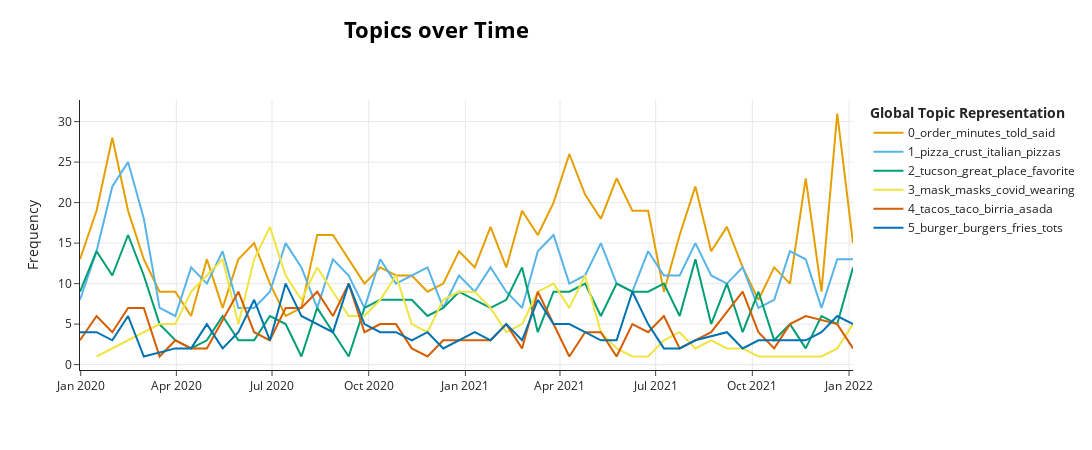

Source (notebook cell):
### Markdown cell above
**Text Cell 9  - Interpret Each Topic**

- Based on the BERTopic results, we interpret each topic and its key terms to understand the theme of each topic.

**Topic Interpretations**

- Topic 0 - Order Issues & Wait Time
Keywords: order, minutes, told, manager, said
Theme: This topic likely relates to long wait times, order delays, and interactions with restaurant managers regarding service speed.

- Topic 1 - Pizza & Italian Cuisine
Keywords: pizza, crust, italian, pizzas, pasta, sauce
Theme: This topic focuses on Italian food, especially pizza quality, crust texture, pasta, and sauces.

- Topic 2 - Tucson Favorite Restaurants
Keywords: tucson, great, place, favorite, food, breakfast
Theme: Discusses popular restaurant locations in Tucson, highlighting breakfast and overall dining experiences.
- Topic 3 - COVID-19 & Mask Policies
Keywords: mask, masks, covid, wearing, safe
Theme: Covers COVID-19 safety measures, mask policies, and customer sentiments on hygiene and regulations.

- Topic 4 - Tacos & Mexican Cuisine
Keywords: tacos, taco, birria, asada, street
Theme: Focuses on Mexican street food, specifically tacos, birria, and carne asada.

- Topic 5 - Burgers & Fries
Keywords: burger, burgers, fries, tots, bun
Theme: Discusses American fast food, particularly burgers, fries, and side dishes.

- Topic 6 - Sushi & Japanese Cuisine
Keywords: sushi, roll, rolls, tuna, eat, fish, quality
Theme: Focuses on Japanese food, including sushi rolls, tuna, and seafood freshness.

- Topic 7 - BBQ & Brisket
Keywords: brisket, bbq, ribs, pulled, pork
Theme: Talks about barbecue dishes, especially brisket, ribs, and pulled pork.

- Topic 8 - Thai Food
Keywords: thai, pad, tuk, curry
Theme: Covers Thai cuisine, including pad thai, curries, and traditional dishes.

- Topic 9 - Indian Food
Keywords: indian, naan, masala, tikka
Theme: Focuses on Indian dishes, such as naan, tikka masala, and traditional curries.

**Summary of Findings**

1. The topics show a clear focus on specific cuisines (e.g., Italian, Mexican, Japanese, Indian).
2. Service-related issues (wait times, order problems) also emerge as a distinct theme.
3. The impact of COVID-19 policies on dining experiences is evident.
4. Popular food categories such as burgers, sushi, tacos, and BBQ have dedicated topics.

- These insights can help restaurant businesses understand customer preferences and address common service complaints.

### Code cell
# Code Cell 10 - Visualize the topic frequency of the top 6 topics over time with the entire dataset. 
# Convert 'date' column to datetime format if not already converted
df_sample['date'] = pd.to_datetime(df_sample['date'])

# Ensure topic assignments are correctly added to the dataset
if len(topics) == len(df_sample):
    df_sample['topic'] = topics  
else:
    df_sample['topic'] = topics[:len(df_sample)]  # Trim if needed

# Prepare the dataset correctly for BERTopic's topics_over_time function
docs = df_sample['text'].tolist()
timestamps = df_sample['date'].tolist()

# Compute topics over time with binning to speed up visualization
topics_over_time = topic_model.topics_over_time(docs, timestamps, nr_bins=50, global_tuning=True, evolution_tuning=True)

# Visualize topic frequency over time for the top 6 topics
fig = topic_model.visualize_topics_over_time(topics_over_time, top_n_topics=6)
fig.show()

### Figure 1 — Plotly figure (JSON) as saved in the notebook; plotly's stock layout.template omitted (floating-point values rounded to 4 significant figures)
{"data": [{"hoverinfo": "text", "hovertext": ["<b>Topic 0</b><br>Words: tip, leave, waitress, waiting, minutes", "<b>Topic 0</b><br>Words: minutes, said, table, manager, ok", "<b>Topic 0</b><br>Words: minutes, order, told, asked, manager", "<b>Topic 0</b><br>Words: minutes, pepsi, told, said, asked", "<b>Topic 0</b><br>Words: seated, minutes, table, tables, staffed", "<b>Topic 0</b><br>Words: order, minutes, orders, sit, business", "<b>Topic 0</b><br>Words: order, orders, online, customer, tip", "<b>Topic 0</b><br>Words: wei, pei, waiting, rude, god", "<b>Topic 0</b><br>Words: minutes, order, ready, pickup, said", "<b>Topic 0</b><br>Words: review, woman, lunch, crowds, said", "<b>Topic 0</b><br>Words: orders, asked, order, customer, ask", "<b>Topic 0</b><br>Words: told, order, snotty, manager, asked", "<b>Topic 0</b><br>Words: shes, manager, order, told, asked", "<b>Topic 0</b><br>Words: walked, pm, 800, quoted, advance", "<b>Topic 0</b><br>Words: curbside, attempted, order, mistakes, hostess", "<b>Topic 0</b><br>Words: order, minutes, asked, sabrina, told", "<b>Topic 0</b><br>Words: gloves, manager, said, table, order", "<b>Topic 0</b><br>Words: barb, rude, time, order, minutes", "<b>Topic 0</b><br>Words: bathroom, said, told, manager, harbor", "<b>Topic 0</b><br>Words: told, tip, dont, order, manager", "<b>Topic 0</b><br>Words: said, manager, customer, rude, order", "<b>Topic 0</b><br>Words: said, order, employee, manager, brought", "<b>Topic 0</b><br>Words: pours, walked, customer, gio, order", "<b>Topic 0</b><br>Words: waited, bartender, asked, said, minutes", "<b>Topic 0</b><br>Words: told, dasher, minutes, pickup, order", "<b>Topic 0</b><br>Words: said, minutes, told, order, beer", "<b>Topic 0</b><br>Words: order, told, minutes, certificate, village", "<b>Topic 0</b><br>Words: order, minutes, language, people, table", "<b>Topic 0</b><br>Words: minutes, order, rude, waitress, came", "<b>Topic 0</b><br>Words: order, told, window, said, waited", "<b>Topic 0</b><br>Words: manager, order, minutes, didnt, later", "<b>Topic 0</b><br>Words: order, said, minutes, asked, manager", "<b>Topic 0</b><br>Words: minutes, table, order, came, wait", "<b>Topic 0</b><br>Words: minutes, rude, horrible, told, voicemail", "<b>Topic 0</b><br>Words: told, order, asked, customer, said", "<b>Topic 0</b><br>Words: table, order, told, wait, manager", "<b>Topic 0</b><br>Words: certificate, gifts, table, order, manager", "<b>Topic 0</b><br>Words: powdered, bayonets, sugar, said, number", "<b>Topic 0</b><br>Words: order, told, asked, customer, pb", "<b>Topic 0</b><br>Words: minutes, said, order, table, took", "<b>Topic 0</b><br>Words: asked, grandmother, order, orders, item", "<b>Topic 0</b><br>Words: order, popcorn, asked, minutes, said", "<b>Topic 0</b><br>Words: bjs, table, minutes, said, customer", "<b>Topic 0</b><br>Words: minutes, store, manager, husband, expressed", "<b>Topic 0</b><br>Words: order, walked, rude, minutes, told", "<b>Topic 0</b><br>Words: minutes, movie, popcorn, came, customer", "<b>Topic 0</b><br>Words: order, manager, minutes, said, asked", "<b>Topic 0</b><br>Words: told, ur, order, request, server", "<b>Topic 0</b><br>Words: minutes, order, asked, service, told", "<b>Topic 0</b><br>Words: walker, order, minutes, told, employee"], "marker": {"color": "#E69F00"}, "mode": "lines", "name": "0_order_minutes_told_said", "type": "scatter", "x": ["2019-12-31T07:17:15.350000", "2020-01-16T01:09:05", "2020-01-31T01:01:18", "2020-02-15T00:53:31", "2020-03-01T00:45:44", "2020-03-16T00:37:57", "2020-03-31T00:30:10", "2020-04-15T00:22:23", "2020-04-30T00:14:36", "2020-05-15T00:06:49", "2020-05-29T23:59:02", "2020-06-13T23:51:15", "2020-06-28T23:43:28", "2020-07-13T23:35:41", "2020-07-28T23:27:54", "2020-08-12T23:20:07", "2020-08-27T23:12:20", "2020-09-11T23:04:33", "2020-09-26T22:56:46", "2020-10-11T22:48:59", "2020-10-26T22:41:12", "2020-11-10T22:33:25", "2020-11-25T22:25:38", "2020-12-10T22:17:51", "2020-12-25T22:10:04", "2021-01-09T22:02:17", "2021-01-24T21:54:30", "2021-02-08T21:46:43", "2021-02-23T21:38:56", "2021-03-10T21:31:09", "2021-03-25T21:23:22", "2021-04-09T21:15:35", "2021-04-24T21:07:48", "2021-05-09T21:00:01", "2021-05-24T20:52:14", "2021-06-08T20:44:27", "2021-06-23T20:36:40", "2021-07-08T20:28:53", "2021-07-23T20:21:06", "2021-08-07T20:13:19", "2021-08-22T20:05:32", "2021-09-06T19:57:45", "2021-09-21T19:49:58", "2021-10-06T19:42:11", "2021-10-21T19:34:24", "2021-11-05T19:26:37", "2021-11-20T19:18:50", "2021-12-05T19:11:03", "2021-12-20T19:03:16", "2022-01-04T18:55:29"], "y": [13, 19, 28, 19, 13, 9, 9, 6, 13, 7, 13, 15, 10, 6, 7, 16, 16, 13, 10, 12, 11, 11, 9, 10, 14, 12, 17, 12, 19, 16, 20, 26, 21, 18, 23, 19, 19, 9, 16, 22, 14, 17, 12, 8, 12, 10, 23, 9, 31, 15]}, {"hoverinfo": "text", "hovertext": ["<b>Topic 1</b><br>Words: pizza, crust, chared, marsala, soggy", "<b>Topic 1</b><br>Words: pizza, crust, italian, brussel, blackjack", "<b>Topic 1</b><br>Words: pizza, sky, andrew, brooklyn, crust", "<b>Topic 1</b><br>Words: pizza, pasta, italian, pizzas, crust", "<b>Topic 1</b><br>Words: pizza, crust, pizzas, brooklyn, garlic", "<b>Topic 1</b><br>Words: pizza, luna, zpizza, salad, fig", "<b>Topic 1</b><br>Words: pizza, pepperoni, cheese, crust, pizzas", "<b>Topic 1</b><br>Words: pizza, garlic, alfredo, butterscotch, win", "<b>Topic 1</b><br>Words: pizza, nurses, anello, reillys, frankies", "<b>Topic 1</b><br>Words: pizza, crust, toppings, 799, italian", "<b>Topic 1</b><br>Words: pizza, dustin, curbside, pizzas, phone", "<b>Topic 1</b><br>Words: pizza, wings, isnt, aribnb, timelyawesome", "<b>Topic 1</b><br>Words: pizza, garlic, italian, knots, pizzas", "<b>Topic 1</b><br>Words: pizza, rosatis, sauce, crust, garlic", "<b>Topic 1</b><br>Words: pizza, crust, pizzas, zpizza, stated", "<b>Topic 1</b><br>Words: pizza, crust, unfriendly, driver, understand", "<b>Topic 1</b><br>Words: pizza, crust, italian, york, gluten", "<b>Topic 1</b><br>Words: pizza, vito, pizzas, perfect, italian", "<b>Topic 1</b><br>Words: pizza, slice, guiseppes, caciopepe, pizzas", "<b>Topic 1</b><br>Words: pizza, caprese, bruschetta, mozzarella, crust", "<b>Topic 1</b><br>Words: pizza, crust, pizzas, chops, dessert", "<b>Topic 1</b><br>Words: pizza, italian, sauce, balsamic, crust", "<b>Topic 1</b><br>Words: pizza, italian, pizzas, potential, 425", "<b>Topic 1</b><br>Words: pizza, locale, garlic, cloe, glove", "<b>Topic 1</b><br>Words: pizza, pizzas, italian, tomatoes, crust", "<b>Topic 1</b><br>Words: pizza, fig, delivery, crust, fusilli", "<b>Topic 1</b><br>Words: pizza, italian, dominos, aravind, minutes", "<b>Topic 1</b><br>Words: pizza, joint, crust, mondays, pizzas", "<b>Topic 1</b><br>Words: pizza, pasta, italian, braised, pork", "<b>Topic 1</b><br>Words: pizza, crust, pasta, ceres, scordatos", "<b>Topic 1</b><br>Words: pizza, pepperoni, italian, chariot, crust", "<b>Topic 1</b><br>Words: pizza, toppings, free, crust, tracker", "<b>Topic 1</b><br>Words: pizza, linguine, crust, garlic, basil", "<b>Topic 1</b><br>Words: pizza, crust, italian, pasta, toppings", "<b>Topic 1</b><br>Words: pizza, smell, crust, pasta, pizzas", "<b>Topic 1</b><br>Words: pizza, trendy, pizzas, cheesesteak, italian", "<b>Topic 1</b><br>Words: pizza, rocco, crust, pizzas, italian", "<b>Topic 1</b><br>Words: pizza, gennaro, manhattanara, san, crust", "<b>Topic 1</b><br>Words: pizza, calzone, crust, nondairy, things", "<b>Topic 1</b><br>Words: pizza, crust, mod, carbonara, italian", "<b>Topic 1</b><br>Words: pizza, crust, detroit, sauce, ricotta", "<b>Topic 1</b><br>Words: pizza, andrea, crust, pasta, renees", "<b>Topic 1</b><br>Words: pizza, pepperoni, italian, pan, personal", "<b>Topic 1</b><br>Words: pizza, blah, gochujang, fontina, crust", "<b>Topic 1</b><br>Words: pizza, pasta, calzone, bundles, slices", "<b>Topic 1</b><br>Words: pizza, slice, roccos, italian, pesto", "<b>Topic 1</b><br>Words: pizza, crust, pizzas, italian, prosciutto", "<b>Topic 1</b><br>Words: pizza, delivery, dollars, dominos, italian", "<b>Topic 1</b><br>Words: pizza, parents, crust, pasta, pizzas", "<b>Topic 1</b><br>Words: pizza, transplant, crust, italian, pork"], "marker": {"color": "#56B4E9"}, "mode": "lines", "name": "1_pizza_crust_italian_pizzas", "type": "scatter", "x": ["2019-12-31T07:17:15.350000", "2020-01-16T01:09:05", "2020-01-31T01:01:18", "2020-02-15T00:53:31", "2020-03-01T00:45:44", "2020-03-16T00:37:57", "2020-03-31T00:30:10", "2020-04-15T00:22:23", "2020-04-30T00:14:36", "2020-05-15T00:06:49", "2020-05-29T23:59:02", "2020-06-13T23:51:15", "2020-06-28T23:43:28", "2020-07-13T23:35:41", "2020-07-28T23:27:54", "2020-08-12T23:20:07", "2020-08-27T23:12:20", "2020-09-11T23:04:33", "2020-09-26T22:56:46", "2020-10-11T22:48:59", "2020-10-26T22:41:12", "2020-11-10T22:33:25", "2020-11-25T22:25:38", "2020-12-10T22:17:51", "2020-12-25T22:10:04", "2021-01-09T22:02:17", "2021-01-24T21:54:30", "2021-02-08T21:46:43", "2021-02-23T21:38:56", "2021-03-10T21:31:09", "2021-03-25T21:23:22", "2021-04-09T21:15:35", "2021-04-24T21:07:48", "2021-05-09T21:00:01", "2021-05-24T20:52:14", "2021-06-08T20:44:27", "2021-06-23T20:36:40", "2021-07-08T20:28:53", "2021-07-23T20:21:06", "2021-08-07T20:13:19", "2021-08-22T20:05:32", "2021-09-06T19:57:45", "2021-09-21T19:49:58", "2021-10-06T19:42:11", "2021-10-21T19:34:24", "2021-11-05T19:26:37", "2021-11-20T19:18:50", "2021-12-05T19:11:03", "2021-12-20T19:03:16", "2022-01-04T18:55:29"], "y": [8, 14, 22, 25, 18, 7, 6, 12, 10, 14, 7, 7, 9, 15, 12, 7, 13, 11, 7, 13, 10, 11, 12, 7, 11, 9, 12, 9, 7, 14, 16, 10, 11, 15, 10, 9, 14, 11, 11, 15, 11, 10, 12, 7, 8, 14, 13, 7, 13, 13]}, {"hoverinfo": "text", "hovertext": ["<b>Topic 2</b><br>Words: tucson, tcb, theyve, brunch, chorizo", "<b>Topic 2</b><br>Words: tucson, favorite, macaroni, place, breakfast", "<b>Topic 2</b><br>Words: tucson, rowls, bowld, partnerindine, craft", "<b>Topic 2</b><br>Words: tucson, place, horseshoe, brunch, locations", "<b>Topic 2</b><br>Words: tucson, michigan, panera, favorite, great", "<b>Topic 2</b><br>Words: tucson, secret, burgers, businesses, rasberry", "<b>Topic 2</b><br>Words: whiskey, trendy, riceplain, gooddd, shrimphot", "<b>Topic 2</b><br>Words: pens, defended, smiley, retire, need", "<b>Topic 2</b><br>Words: blas, grants, 180, cityyou, view", "<b>Topic 2</b><br>Words: tucson, wishbone, fingers, philly, lucky", "<b>Topic 2</b><br>Words: tucson, gansta, hls, excepting, stupidity", "<b>Topic 2</b><br>Words: stuffing, shepherd, pancakes, balons, gus", "<b>Topic 2</b><br>Words: grain, tucson, breakfast, highly, fiesta", "<b>Topic 2</b><br>Words: tucson, adequately, keg, effect, las", "<b>Topic 2</b><br>Words: cesspool, liberal, hate, complaint, near", "<b>Topic 2</b><br>Words: tucson, barbecue, amazing, longstanding, sensory", "<b>Topic 2</b><br>Words: tucson, mikes, jersey, prep, subway", "<b>Topic 2</b><br>Words: romana, chello, restraint, tbh, bottega", "<b>Topic 2</b><br>Words: tucson, vivace, dessert, great, qualitylast", "<b>Topic 2</b><br>Words: tucson, lanterna, hazelnut, la, offers", "<b>Topic 2</b><br>Words: tucson, brewpub, stout, sister, downtown", "<b>Topic 2</b><br>Words: bonus, tucson, yer, naruto, talents", "<b>Topic 2</b><br>Words: tucson, cough, wink, prompt, east", "<b>Topic 2</b><br>Words: tucson, azian, beers, place, ribs", "<b>Topic 2</b><br>Words: tucson, folksa, troy, freshman, love", "<b>Topic 2</b><br>Words: tucson, contigo, spot, thoughtful, locale", "<b>Topic 2</b><br>Words: macaroons, tucson, matcha, explore, coffee", "<b>Topic 2</b><br>Words: tucson, nook, brennen, theyve, youre", "<b>Topic 2</b><br>Words: napoleon, tucson, tots, loaded, jenny", "<b>Topic 2</b><br>Words: tucson, matcha, casino, visit, barrio", "<b>Topic 2</b><br>Words: tucson, tiki, kon, carb, atmosphere", "<b>Topic 2</b><br>Words: tucson, ear, attentive, memories, beautiful", "<b>Topic 2</b><br>Words: market, tucson, floras, section, rincon", "<b>Topic 2</b><br>Words: tucson, warehouse, amazing, beers, integrity", "<b>Topic 2</b><br>Words: tucson, yard, dining, house, couples", "<b>Topic 2</b><br>Words: tucson, sams, downtown, ny, famous", "<b>Topic 2</b><br>Words: tucson, improve, spot, eegees, forna", "<b>Topic 2</b><br>Words: bazils, tucson, bebe, chickenour, 1992", "<b>Topic 2</b><br>Words: tucson, lins, def, area, love", "<b>Topic 2</b><br>Words: tucson, repeatableive, sunflower, aswell, tests", "<b>Topic 2</b><br>Words: tucson, scone, place, amazing, favorite", "<b>Topic 2</b><br>Words: tucson, fingers, south, doctorates, freedom", "<b>Topic 2</b><br>Words: tucson, janet, great, bagel, conversation", "<b>Topic 2</b><br>Words: meyer, avenue, hotpot, bike, cafe", "<b>Topic 2</b><br>Words: tucson, homefries, great, inside, sliding", "<b>Topic 2</b><br>Words: site, shuttle, marathon, restaurants, hotel", "<b>Topic 2</b><br>Words: bussin, 55, tucson, reillys, danish", "<b>Topic 2</b><br>Words: tucson, terrific, allwe, betterin, annually", "<b>Topic 2</b><br>Words: tucson, bobos, pancakes, buzz, arbys"], "marker": {"color": "#009E73"}, "mode": "lines", "name": "2_tucson_great_place_favorite", "type": "scatter", "x": ["2019-12-31T07:17:15.350000", "2020-01-16T01:09:05", "2020-01-31T01:01:18", "2020-02-15T00:53:31", "2020-03-01T00:45:44", "2020-03-16T00:37:57", "2020-03-31T00:30:10", "2020-04-15T00:22:23", "2020-04-30T00:14:36", "2020-05-15T00:06:49", "2020-05-29T23:59:02", "2020-06-13T23:51:15", "2020-06-28T23:43:28", "2020-07-13T23:35:41", "2020-07-28T23:27:54", "2020-08-12T23:20:07", "2020-08-27T23:12:20", "2020-09-11T23:04:33", "2020-09-26T22:56:46", "2020-10-11T22:48:59", "2020-11-10T22:33:25", "2020-11-25T22:25:38", "2020-12-10T22:17:51", "2020-12-25T22:10:04", "2021-01-09T22:02:17", "2021-01-24T21:54:30", "2021-02-08T21:46:43", "2021-02-23T21:38:56", "2021-03-10T21:31:09", "2021-03-25T21:23:22", "2021-04-09T21:15:35", "2021-04-24T21:07:48", "2021-05-09T21:00:01", "2021-05-24T20:52:14", "2021-06-08T20:44:27", "2021-06-23T20:36:40", "2021-07-08T20:28:53", "2021-07-23T20:21:06", "2021-08-07T20:13:19", "2021-08-22T20:05:32", "2021-09-06T19:57:45", "2021-09-21T19:49:58", "2021-10-06T19:42:11", "2021-10-21T19:34:24", "2021-11-05T19:26:37", "2021-11-20T19:18:50", "2021-12-05T19:11:03", "2021-12-20T19:03:16", "2022-01-04T18:55:29"], "y": [9, 14, 11, 16, 11, 5, 3, 2, 3, 6, 3, 3, 6, 5, 1, 7, 4, 1, 7, 8, 8, 6, 7, 9, 8, 7, 8, 12, 4, 9, 9, 10, 6, 10, 9, 9, 10, 6, 13, 5, 10, 4, 9, 3, 5, 2, 6, 5, 12]}, {"hoverinfo": "text", "hovertext": ["<b>Topic 3</b><br>Words: plastic, ecoli, inspector, toxic, drips", "<b>Topic 3</b><br>Words: virus, corona, concern, motherfuckers, period18", "<b>Topic 3</b><br>Words: protected, strike, chick, toast, safest", "<b>Topic 3</b><br>Words: safe, wearing, mask, masks, covid", "<b>Topic 3</b><br>Words: masks, wearing, gloves, covid19, mask", "<b>Topic 3</b><br>Words: mask, wearing, masks, covid, facemask", "<b>Topic 3</b><br>Words: masks, destroyed, wearing, covid19, outsideinside", "<b>Topic 3</b><br>Words: mask, masks, covid, wearing, safe", "<b>Topic 3</b><br>Words: masks, wearing, mask, county, health", "<b>Topic 3</b><br>Words: mask, masks, wearing, wear, business", "<b>Topic 3</b><br>Words: mask, wearing, covid, department, health", "<b>Topic 3</b><br>Words: covid, masks, wearing, mask, safe", "<b>Topic 3</b><br>Words: covid, mask, wearing, violation, masks", "<b>Topic 3</b><br>Words: mask, wearing, denied, covid, masks", "<b>Topic 3</b><br>Words: covid, pandemic, wearing, cheesecake, mask", "<b>Topic 3</b><br>Words: masks, covid, pumps, mask, wearing", "<b>Topic 3</b><br>Words: mask, wear, covid, precautions, masks", "<b>Topic 3</b><br>Words: hour, minute, waitedand, mark, covid", "<b>Topic 3</b><br>Words: covering, nose, wearing, rendezvous, face", "<b>Topic 3</b><br>Words: mask, covid, handling, pandemic, wearing", "<b>Topic 3</b><br>Words: covid, mask, rangoons, wonder, pandemic", "<b>Topic 3</b><br>Words: mask, wearing, covid, wear, trish", "<b>Topic 3</b><br>Words: mask, masks, covid, wearing, takeout", "<b>Topic 3</b><br>Words: covid, simply, spaced, masks, room", "<b>Topic 3</b><br>Words: mouse, sections, covid, row, wearing", "<b>Topic 3</b><br>Words: covid, mask, masks, notifications, protections", "<b>Topic 3</b><br>Words: mask, wearing, masks, covid, stated", "<b>Topic 3</b><br>Words: masks, covid, mask, wearing, artichoke", "<b>Topic 3</b><br>Words: masks, covid, hostess, mask, 3540", "<b>Topic 3</b><br>Words: stools, security, agree, putting, fully", "<b>Topic 3</b><br>Words: dress, unseen, obnoxiously, outback, grandkids", "<b>Topic 3</b><br>Words: millions, vaccines, web, 34, site", "<b>Topic 3</b><br>Words: rebound, impacted, favorites, attributed, drums", "<b>Topic 3</b><br>Words: wearing, mask, holly, masks, forgot", "<b>Topic 3</b><br>Words: legs, crab, tastey, prepandemic, quarantine", "<b>Topic 3</b><br>Words: omelet, oblivion, fluidly, frier, locsl", "<b>Topic 3</b><br>Words: masks, dons, begins, confit, arbys", "<b>Topic 3</b><br>Words: declines, chalked, stresses, inconsistency, bald", "<b>Topic 3</b><br>Words: protecting, covid, unvaccinated, philosophy, empowering", "<b>Topic 3</b><br>Words: strangers, closely, precovid, cozy, returning", "<b>Topic 3</b><br>Words: barista, stern, masks, direct, usual", "<b>Topic 3</b><br>Words: target, easier, parking, workers, roger", "<b>Topic 3</b><br>Words: cases, wore, supporting, spread, keeping", "<b>Topic 3</b><br>Words: requiring, idiots, harassed, questioned, clue", "<b>Topic 3</b><br>Words: gibsons, johnny, safety, health, store", "<b>Topic 3</b><br>Words: height, wreckless, irresponsibility, nohealth, stan"], "marker": {"color": "#F0E442"}, "mode": "lines", "name": "3_mask_masks_covid_wearing", "type": "scatter", "x": ["2020-01-16T01:09:05", "2020-03-16T00:37:57", "2020-03-31T00:30:10", "2020-04-15T00:22:23", "2020-04-30T00:14:36", "2020-05-15T00:06:49", "2020-05-29T23:59:02", "2020-06-13T23:51:15", "2020-06-28T23:43:28", "2020-07-13T23:35:41", "2020-07-28T23:27:54", "2020-08-12T23:20:07", "2020-08-27T23:12:20", "2020-09-11T23:04:33", "2020-09-26T22:56:46", "2020-10-11T22:48:59", "2020-10-26T22:41:12", "2020-11-10T22:33:25", "2020-11-25T22:25:38", "2020-12-10T22:17:51", "2020-12-25T22:10:04", "2021-01-09T22:02:17", "2021-01-24T21:54:30", "2021-02-08T21:46:43", "2021-02-23T21:38:56", "2021-03-10T21:31:09", "2021-03-25T21:23:22", "2021-04-09T21:15:35", "2021-04-24T21:07:48", "2021-05-09T21:00:01", "2021-05-24T20:52:14", "2021-06-08T20:44:27", "2021-06-23T20:36:40", "2021-07-08T20:28:53", "2021-07-23T20:21:06", "2021-08-07T20:13:19", "2021-08-22T20:05:32", "2021-09-06T19:57:45", "2021-09-21T19:49:58", "2021-10-06T19:42:11", "2021-10-21T19:34:24", "2021-11-05T19:26:37", "2021-11-20T19:18:50", "2021-12-05T19:11:03", "2021-12-20T19:03:16", "2022-01-04T18:55:29"], "y": [1, 5, 5, 9, 11, 13, 5, 13, 17, 11, 8, 12, 9, 6, 6, 8, 11, 5, 4, 8, 9, 9, 7, 4, 5, 9, 10, 7, 11, 4, 2, 1, 1, 3, 4, 2, 3, 2, 2, 1, 1, 1, 1, 1, 2, 5]}, {"hoverinfo": "text", "hovertext": ["<b>Topic 4</b><br>Words: tacos, hockey, dog, aqua, alongside", "<b>Topic 4</b><br>Words: tacos, taco, pastor, asada, egg", "<b>Topic 4</b><br>Words: tacos, 23, times, taco, oldbad", "<b>Topic 4</b><br>Words: tacos, taco, fish, asada, deal", "<b>Topic 4</b><br>Words: tacos, taco, street, fish, asada", "<b>Topic 4</b><br>Words: fat, guerro, cramps, pain, woke", "<b>Topic 4</b><br>Words: tacos, asada, cabeza, guarantee, caramelo", "<b>Topic 4</b><br>Words: hermosillo, deveined, stewed, tacos, raspados", "<b>Topic 4</b><br>Words: tacos, guacamole, frequented, deals, yay", "<b>Topic 4</b><br>Words: tacos, taco, asada, military, carnitas", "<b>Topic 4</b><br>Words: tacos, loaded, birria, skylight, street", "<b>Topic 4</b><br>Words: tacos, taco, physical, cutest, timer", "<b>Topic 4</b><br>Words: tacos, birria, keto, river, rolled", "<b>Topic 4</b><br>Words: tacos, taco, street, face, nacho", "<b>Topic 4</b><br>Words: tacos, birria, taco, pancho, barbacoa", "<b>Topic 4</b><br>Words: tacos, carmelos, puc, carne, taco", "<b>Topic 4</b><br>Words: tacos, taco, birria, rib, chicharrone", "<b>Topic 4</b><br>Words: tacos, horchata, pared, pinches, mango", "<b>Topic 4</b><br>Words: tacos, taco, toppings, odors, psl", "<b>Topic 4</b><br>Words: tacos, hang, tastedperiod, timei, powers", "<b>Topic 4</b><br>Words: spotnice, rojitos, tacos, quesabirria, rough", "<b>Topic 4</b><br>Words: flame, lobster, hands, taco, tacos", "<b>Topic 4</b><br>Words: keto, tacos, asada, taco, carne", "<b>Topic 4</b><br>Words: tacos, birria, rollie, corn, teally", "<b>Topic 4</b><br>Words: tacos, asada, 12th, rated, equally", "<b>Topic 4</b><br>Words: tacos, relaxed, mess, casual, folks", "<b>Topic 4</b><br>Words: tacos, taco, shell, cabbage, shredded", "<b>Topic 4</b><br>Words: tacos, spanish, asada, taco, legit", "<b>Topic 4</b><br>Words: tacos, taco, birria, mercado, taquitos", "<b>Topic 4</b><br>Words: 275, juanitos, aint, grant, tasteless", "<b>Topic 4</b><br>Words: tacos, taco, birria, jackfruit, fish", "<b>Topic 4</b><br>Words: tacos, cash, flans, workplace, breaking", "<b>Topic 4</b><br>Words: pepper, sauces, sonoran, added, outdoor", "<b>Topic 4</b><br>Words: tacos, quesobirria, taco, burro, ramen", "<b>Topic 4</b><br>Words: tacos, birria, asada, deliciocho, quesobirillia", "<b>Topic 4</b><br>Words: taco, tacos, cabbage, garnish, boca", "<b>Topic 4</b><br>Words: chubasco, 1lb, 950, taco, group", "<b>Topic 4</b><br>Words: barramundi, tacos, landing, rumrunnerand, renovation", "<b>Topic 4</b><br>Words: tacos, taco, tuesday, teal, street", "<b>Topic 4</b><br>Words: tacos, taco, birria, pastor, asada", "<b>Topic 4</b><br>Words: taco, tacos, blood, ipa, smootha", "<b>Topic 4</b><br>Words: bertos, tacos, street, flossing, forgiving", "<b>Topic 4</b><br>Words: tacos, taco, vapor, youtubers, steamer", "<b>Topic 4</b><br>Words: tacos, taco, beans, meat, burritos", "<b>Topic 4</b><br>Words: tacos, asada, taco, carne, chuc", "<b>Topic 4</b><br>Words: tacos, poppers, bit, fixings, suggestion"], "marker": {"color": "#D55E00"}, "mode": "lines", "name": "4_tacos_taco_birria_asada", "type": "scatter", "x": ["2019-12-31T07:17:15.350000", "2020-01-16T01:09:05", "2020-01-31T01:01:18", "2020-02-15T00:53:31", "2020-03-01T00:45:44", "2020-03-16T00:37:57", "2020-03-31T00:30:10", "2020-04-15T00:22:23", "2020-04-30T00:14:36", "2020-05-29T23:59:02", "2020-06-13T23:51:15", "2020-06-28T23:43:28", "2020-07-13T23:35:41", "2020-07-28T23:27:54", "2020-08-12T23:20:07", "2020-08-27T23:12:20", "2020-09-11T23:04:33", "2020-09-26T22:56:46", "2020-10-11T22:48:59", "2020-10-26T22:41:12", "2020-11-10T22:33:25", "2020-11-25T22:25:38", "2020-12-10T22:17:51", "2020-12-25T22:10:04", "2021-01-09T22:02:17", "2021-01-24T21:54:30", "2021-02-08T21:46:43", "2021-02-23T21:38:56", "2021-03-10T21:31:09", "2021-04-09T21:15:35", "2021-04-24T21:07:48", "2021-05-09T21:00:01", "2021-05-24T20:52:14", "2021-06-08T20:44:27", "2021-06-23T20:36:40", "2021-07-08T20:28:53", "2021-07-23T20:21:06", "2021-08-07T20:13:19", "2021-08-22T20:05:32", "2021-09-21T19:49:58", "2021-10-06T19:42:11", "2021-10-21T19:34:24", "2021-11-05T19:26:37", "2021-11-20T19:18:50", "2021-12-20T19:03:16", "2022-01-04T18:55:29"], "y": [3, 6, 4, 7, 7, 1, 3, 2, 2, 9, 4, 3, 7, 7, 9, 6, 10, 4, 5, 5, 2, 1, 3, 3, 3, 3, 5, 2, 9, 1, 4, 4, 1, 5, 4, 6, 2, 3, 4, 9, 4, 2, 5, 6, 5, 2]}, {"hoverinfo": "text", "hovertext": ["<b>Topic 5</b><br>Words: burger, gravy, burgers, fries, daytime", "<b>Topic 5</b><br>Words: burger, fries, grilled, graze, burgers", "<b>Topic 5</b><br>Words: burger, fries, habit, burgers, reminiscent", "<b>Topic 5</b><br>Words: burger, burgers, hair, cold, poorly", "<b>Topic 5</b><br>Words: magic, explaining, customize, lives, hype", "<b>Topic 5</b><br>Words: creativity, showing, built, id, patties", "<b>Topic 5</b><br>Words: chilies, graze, jalapeos, burgers, green", "<b>Topic 5</b><br>Words: burgers, burger, blu, diablo, fries", "<b>Topic 5</b><br>Words: firecracker, hamburger, veijo, 52820, sunthurs", "<b>Topic 5</b><br>Words: burger, koby, salty, distancing, social", "<b>Topic 5</b><br>Words: burger, burgers, fries, tots, graze", "<b>Topic 5</b><br>Words: burger, burgers, fries, nongmo, scale", "<b>Topic 5</b><br>Words: burger, burgers, fries, chili, medium", "<b>Topic 5</b><br>Words: burger, burgers, bovine, fries, divine", "<b>Topic 5</b><br>Words: burger, burgers, fries, milkshake, sonic", "<b>Topic 5</b><br>Words: burger, stackd, patty, burgers, tots", "<b>Topic 5</b><br>Words: burger, burgers, fries, straws, divine", "<b>Topic 5</b><br>Words: burgers, burger, insanely, fries, fda", "<b>Topic 5</b><br>Words: fries, burger, french, old, truffle", "<b>Topic 5</b><br>Words: burger, burgers, cold, fries, tots", "<b>Topic 5</b><br>Words: burger, hype, fries, font, payed", "<b>Topic 5</b><br>Words: burger, fries, burgers, alloutdoor, pooch", "<b>Topic 5</b><br>Words: burgers, bacon, extra, cheeseburger, keto", "<b>Topic 5</b><br>Words: burger, carrot, chimicurri, juicy, split", "<b>Topic 5</b><br>Words: milkshake, burger, burgers, sullivans, slight", "<b>Topic 5</b><br>Words: medium, burger, beersciders, cracking, meads", "<b>Topic 5</b><br>Words: burger, vs, deee, muuuuuuuuuuuurrrrr, pointquantity", "<b>Topic 5</b><br>Words: burger, innout, ready, burgers, dried", "<b>Topic 5</b><br>Words: burger, burgers, fries, wendy, bovine", "<b>Topic 5</b><br>Words: fries, burger, nuclear, burgers, french", "<b>Topic 5</b><br>Words: burger, fries, smashburger, disgustingly, burgers", "<b>Topic 5</b><br>Words: burger, graze, jalapeos, regret, breadding", "<b>Topic 5</b><br>Words: exam, wrappers, creeper, bryan, carmelized", "<b>Topic 5</b><br>Words: burger, grassfed, graze, burgers, fries", "<b>Topic 5</b><br>Words: burger, burgers, beast, fries, lotaburger", "<b>Topic 5</b><br>Words: burger, fries, burgers, tots, tator", "<b>Topic 5</b><br>Words: campbell, drunk, ya, noisy, burgers", "<b>Topic 5</b><br>Words: double, animal, ease, wise, appropriately", "<b>Topic 5</b><br>Words: burger, yeahhhhhno, hardworking, chilli, fries", "<b>Topic 5</b><br>Words: burger, fries, mashed, downing, burgers", "<b>Topic 5</b><br>Words: burger, fries, burgers, messy, bun", "<b>Topic 5</b><br>Words: fries, burgers, burger, lettuce, wilted", "<b>Topic 5</b><br>Words: burger, patty, fries, 22oz, 259", "<b>Topic 5</b><br>Words: burger, backstory, fries, lindys, melts", "<b>Topic 5</b><br>Words: burger, burgers, fries, nut, sweet", "<b>Topic 5</b><br>Words: burger, burgers, culvers, mixers, bums", "<b>Topic 5</b><br>Words: burger, shakes, tots, burgers, fries", "<b>Topic 5</b><br>Words: burger, burgers, selfexplanatory, concourse, yearsuntil"], "marker": {"color": "#0072B2"}, "mode": "lines", "name": "5_burger_burgers_fries_tots", "type": "scatter", "x": ["2019-12-31T07:17:15.350000", "2020-01-16T01:09:05", "2020-01-31T01:01:18", "2020-02-15T00:53:31", "2020-03-01T00:45:44", "2020-03-31T00:30:10", "2020-04-15T00:22:23", "2020-04-30T00:14:36", "2020-05-15T00:06:49", "2020-05-29T23:59:02", "2020-06-13T23:51:15", "2020-06-28T23:43:28", "2020-07-13T23:35:41", "2020-07-28T23:27:54", "2020-08-12T23:20:07", "2020-08-27T23:12:20", "2020-09-11T23:04:33", "2020-09-26T22:56:46", "2020-10-11T22:48:59", "2020-10-26T22:41:12", "2020-11-10T22:33:25", "2020-11-25T22:25:38", "2020-12-10T22:17:51", "2020-12-25T22:10:04", "2021-01-09T22:02:17", "2021-01-24T21:54:30", "2021-02-08T21:46:43", "2021-02-23T21:38:56", "2021-03-10T21:31:09", "2021-03-25T21:23:22", "2021-04-09T21:15:35", "2021-04-24T21:07:48", "2021-05-09T21:00:01", "2021-05-24T20:52:14", "2021-06-08T20:44:27", "2021-06-23T20:36:40", "2021-07-08T20:28:53", "2021-07-23T20:21:06", "2021-08-07T20:13:19", "2021-09-06T19:57:45", "2021-09-21T19:49:58", "2021-10-06T19:42:11", "2021-10-21T19:34:24", "2021-11-05T19:26:37", "2021-11-20T19:18:50", "2021-12-05T19:11:03", "2021-12-20T19:03:16", "2022-01-04T18:55:29"], "y": [4, 4, 3, 6, 1, 2, 2, 5, 2, 4, 8, 3, 10, 6, 5, 4, 10, 5, 4, 4, 3, 4, 2, 3, 4, 3, 5, 3, 8, 5, 5, 4, 3, 3, 9, 5, 2, 2, 3, 4, 2, 3, 3, 3, 3, 4, 6, 5]}], "layout": {"height": 450, "hoverlabel": {"bgcolor": "white", "font": {"family": "Rockwell", "size": 16}}, "legend": {"title": {"text": "<b>Global Topic Representation"}}, "title": {"font": {"color": "Black", "size": 22}, "text": "<b>Topics over Time</b>", "x": 0.4, "xanchor": "center", "y": 0.95, "yanchor": "top"}, "width": 1250, "xaxis": {"autorange": true, "range": ["2019-12-31 07:17:15.35", "2022-01-04 18:55:29"], "showgrid": true, "type": "date"}, "yaxis": {"autorange": true, "range": [-0.6667, 32.67], "showgrid": true, "title": {"text": "Frequency"}, "type": "linear"}}}
